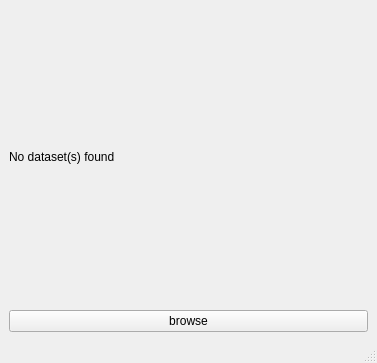
<?xml version="1.0" encoding="UTF-8"?>
<ui version="4.0">
 <class>MainWindow</class>
 <widget class="QMainWindow" name="MainWindow">
  <property name="geometry">
   <rect>
    <x>0</x>
    <y>0</y>
    <width>377</width>
    <height>363</height>
   </rect>
  </property>
  <property name="windowTitle">
   <string>MainWindow</string>
  </property>
  <widget class="QWidget" name="centralwidget">
   <layout class="QVBoxLayout" name="verticalLayout">
    <item>
     <widget class="QLabel" name="label">
      <property name="text">
       <string>No dataset(s) found </string>
      </property>
     </widget>
    </item>
    <item>
     <widget class="QPushButton" name="pushButton">
      <property name="text">
       <string>browse</string>
      </property>
     </widget>
    </item>
   </layout>
  </widget>
  <widget class="QMenuBar" name="menubar">
   <property name="geometry">
    <rect>
     <x>0</x>
     <y>0</y>
     <width>377</width>
     <height>43</height>
    </rect>
   </property>
  </widget>
  <widget class="QStatusBar" name="statusbar"/>
 </widget>
 <resources/>
 <connections/>
</ui>
